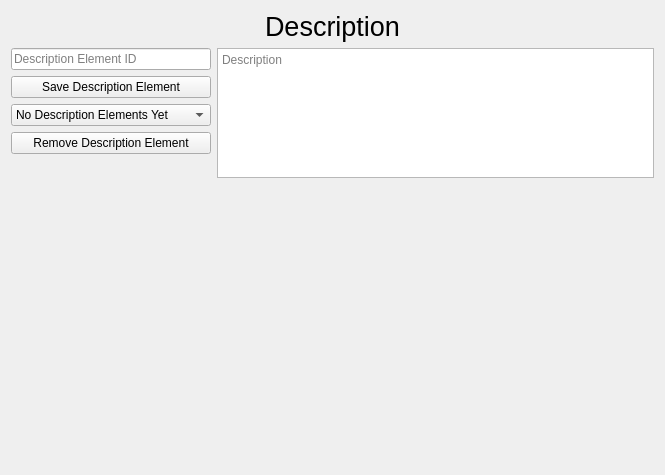
<?xml version="1.0" encoding="UTF-8"?>
<ui version="4.0">
 <class>Dialog</class>
 <widget class="QDialog" name="Dialog">
  <property name="geometry">
   <rect>
    <x>0</x>
    <y>0</y>
    <width>665</width>
    <height>475</height>
   </rect>
  </property>
  <property name="windowTitle">
   <string>Dialog</string>
  </property>
  <layout class="QVBoxLayout" name="verticalLayout">
   <item>
    <widget class="QLabel" name="labelDescription">
     <property name="font">
      <font>
       <pointsize>20</pointsize>
      </font>
     </property>
     <property name="text">
      <string>Description</string>
     </property>
     <property name="alignment">
      <set>Qt::AlignCenter</set>
     </property>
    </widget>
   </item>
   <item>
    <layout class="QHBoxLayout" name="horizontalLayout">
     <item>
      <layout class="QVBoxLayout" name="verticalLayout_4">
       <item>
        <widget class="QLineEdit" name="lineEditDesc_Element_id">
         <property name="maximumSize">
          <size>
           <width>200</width>
           <height>16777215</height>
          </size>
         </property>
         <property name="tabletTracking">
          <bool>true</bool>
         </property>
         <property name="placeholderText">
          <string>Description Element ID</string>
         </property>
        </widget>
       </item>
       <item>
        <widget class="QPushButton" name="pushButtonSave_Desc_Element">
         <property name="maximumSize">
          <size>
           <width>200</width>
           <height>16777215</height>
          </size>
         </property>
         <property name="text">
          <string>Save Description Element</string>
         </property>
         <property name="autoDefault">
          <bool>false</bool>
         </property>
        </widget>
       </item>
       <item>
        <widget class="QComboBox" name="comboBoxDescription_Elements">
         <property name="enabled">
          <bool>true</bool>
         </property>
         <property name="maximumSize">
          <size>
           <width>200</width>
           <height>16777215</height>
          </size>
         </property>
         <property name="currentText">
          <string>No Description Elements Yet</string>
         </property>
         <item>
          <property name="text">
           <string>No Description Elements Yet</string>
          </property>
         </item>
        </widget>
       </item>
       <item>
        <widget class="QPushButton" name="pushButtonRemove_Desc_Element">
         <property name="maximumSize">
          <size>
           <width>200</width>
           <height>16777215</height>
          </size>
         </property>
         <property name="text">
          <string>Remove Description Element</string>
         </property>
         <property name="autoDefault">
          <bool>false</bool>
         </property>
        </widget>
       </item>
       <item>
        <spacer name="verticalSpacer">
         <property name="orientation">
          <enum>Qt::Vertical</enum>
         </property>
         <property name="sizeHint" stdset="0">
          <size>
           <width>20</width>
           <height>40</height>
          </size>
         </property>
        </spacer>
       </item>
      </layout>
     </item>
     <item>
      <layout class="QVBoxLayout" name="verticalLayout_5">
       <item>
        <widget class="QPlainTextEdit" name="plainTextEditDesc_Text">
         <property name="maximumSize">
          <size>
           <width>16777215</width>
           <height>130</height>
          </size>
         </property>
         <property name="placeholderText">
          <string>Description</string>
         </property>
        </widget>
       </item>
       <item>
        <spacer name="verticalSpacer_2">
         <property name="orientation">
          <enum>Qt::Vertical</enum>
         </property>
         <property name="sizeHint" stdset="0">
          <size>
           <width>20</width>
           <height>40</height>
          </size>
         </property>
        </spacer>
       </item>
      </layout>
     </item>
    </layout>
   </item>
  </layout>
 </widget>
 <resources/>
 <connections/>
</ui>
